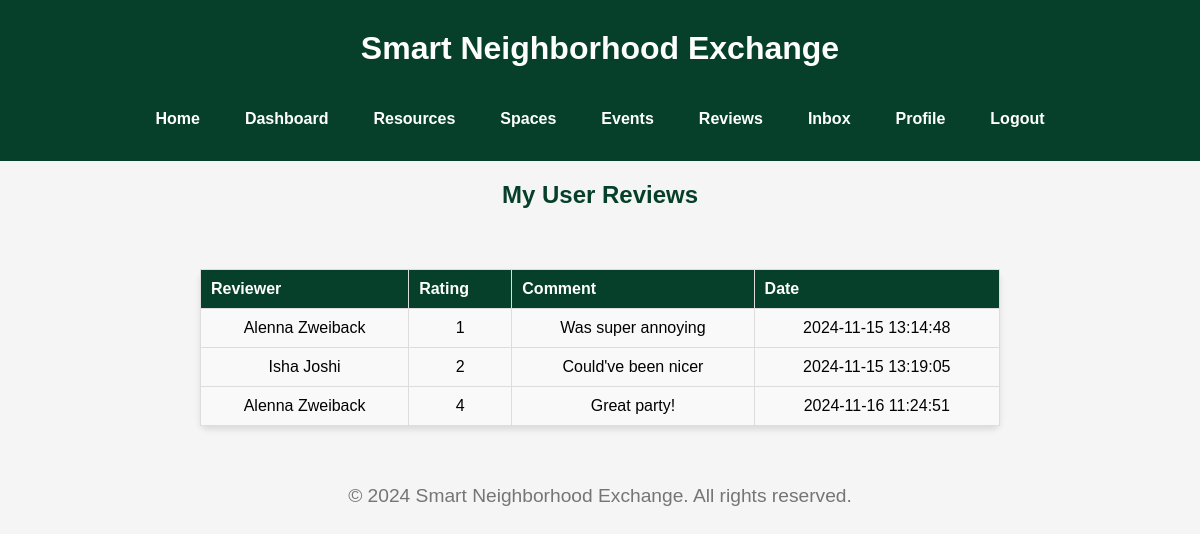
The app's page /my-user-reviews (signed in) with its own data.
### tables this page shows
CREATE TABLE Reviews (
    review_id INTEGER PRIMARY KEY AUTOINCREMENT,
    user_id INTEGER,
    reviewer_id INTEGER,
    rating INTEGER NOT NULL,
    comment TEXT,
    timestamp TEXT NOT NULL,
    FOREIGN KEY (user_id) REFERENCES Users(user_id),
    FOREIGN KEY (reviewer_id) REFERENCES Users(user_id)
);

CREATE TABLE Users (
    user_id INTEGER PRIMARY KEY AUTOINCREMENT,
    name TEXT NOT NULL,
    email TEXT NOT NULL UNIQUE,
    password TEXT NOT NULL,
    profile_image TEXT,
    location TEXT
);

### app.py (the view)
@app.route('/my-user-reviews')
def my_user_reviews():
    user_id = get_user_id()  # Get the current user's ID
    con = get_db()
    user_reviews = con.execute("""
        SELECT u.name AS reviewer_name, r.rating, r.comment, r.timestamp
        FROM Reviews r
        JOIN Users u ON r.reviewer_id = u.user_id
        WHERE r.user_id = ?
    """, (user_id,)).fetchall()
    return render_template('reviews/my_user_reviews.html', reviews=user_reviews)

### app.py (called while the page is built)
def get_db():
    db = getattr(g, '_database', None)
    if db is None:
        db = g._database = sqlite3.connect(DATABASE)
    return db

@app.teardown_appcontext
def close_connection(exception):
    db = getattr(g, '_database', None)
    if db is not None:
        db.close()

def get_user_id():
    return session.get('user_id')

### templates/reviews/my_user_reviews.html (shortened to what this page needs)
{% extends "base.html" %}
{% block content %}
<h2 class="my-user-reviews-title">My User Reviews</h2>
<div class="my-user-reviews-container">
    {% if reviews %}
    <table class="my-user-reviews-table">
        <thead>
            <tr>
                <th class="my-user-reviews-header">Reviewer</th>
                <th class="my-user-reviews-header">Rating</th>
                <th class="my-user-reviews-header">Comment</th>
                <th class="my-user-reviews-header">Date</th>
            </tr>
        </thead>
        <tbody>
            {% for review in reviews %}
            <tr>
                <td class="my-user-reviews-data">{{ review[0] }}</td>
                <td class="my-user-reviews-data">{{ review[1] }}</td>
                <td class="my-user-reviews-data">{{ review[2] }}</td>
                <td class="my-user-reviews-data">{{ review[3] }}</td>
            </tr>
            {% endfor %}
        </tbody>
    </table>
    {% else %}
    <p>No user reviews found.</p>
    {% endif %}
</div>
{% endblock %}

### static/css/style.css (style rules this page uses)
body { font-family: Arial, sans-serif; background-color: #f5f5f5; margin: 0; padding: 0; }
h1, h2 { color: #333333; }
h2 { font-size: 1.5em; color: #333333; margin-bottom: 20px; }
h2 { color: #06402B; text-align: center; margin-bottom: 20px; }
body { overflow-y: auto; }
body { font-family: Arial, sans-serif; background-color: #f5f5f5; margin: 0; padding: 0; overflow-y: auto; }
.my-user-reviews-title { color: #06402B; text-align: center; }
.my-user-reviews-container { max-width: 800px; margin: 0 auto; padding: 20px; }
.my-user-reviews-table { width: 100%; border-collapse: collapse; }
.my-user-reviews-header { font-weight: bold; background-color: #06402B; color: #fff; padding: 10px; text-align: left; }
.my-user-reviews-data { padding: 10px; border-bottom: 1px solid #ddd; }
h2 { color: #2a643d; text-align: center; margin-bottom: 20px; }
table { width: 100%; border-collapse: collapse; margin-bottom: 20px; }
table th, table td { padding: 10px; text-align: left; border-bottom: 1px solid #ddd; }
table th { background-color: #06402B; color: white; }
table td { background-color: #f9f9f9; }
h1, h2 { text-align: center; color: #2a643d; margin-bottom: 20px; }
table { width: 80%; margin: 20px auto; border-collapse: collapse; background-color: #f9f9f9; border-radius: 8px; box-shadow: 0 4px 6px rgba(0, 0, 0, 0.1); }
table thead { background-color: #06402B; color: white; }
table th, table td { text-align: center; padding: 10px; border: 1px solid #ddd; }
table th { font-weight: bold; }
table tbody tr:nth-child(even) { background-color: #f2f2f2; }

### records on screen
Reviews: name "Alenna Zweiback", rating "1", comment "Was super annoying", timestamp "2024-11-15 13:14:48"
Reviews: name "Isha Joshi", rating "2", comment "Could've been nicer", timestamp "2024-11-15 13:19:05"
Reviews: name "Alenna Zweiback", rating "4", comment "Great party!", timestamp "2024-11-16 11:24:51"
